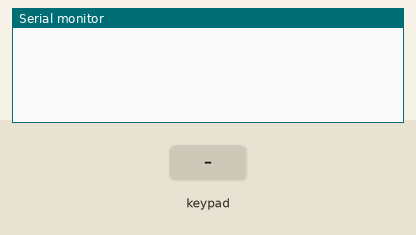
The sketch below on a simulated Arduino Leonardo, built with avr-gcc and run on an emulated ATmega32U4. Parts: the last lines printed to the serial monitor. The inputs (shaded band) are chosen by the test bench. USB keyboard and mouse output is not drawn.

Above: at 1.2 s.
1.3 s: key 'k' pressed
At 2.2 s:
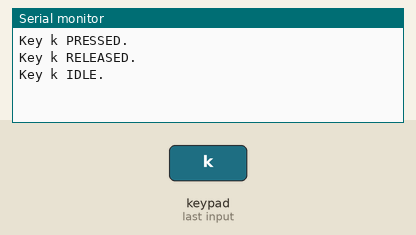
2.9 s: key 'o' pressed
At 4.2 s:
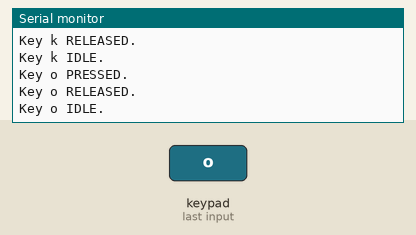
4.5 s: key 'm' pressed
At 5.8 s:
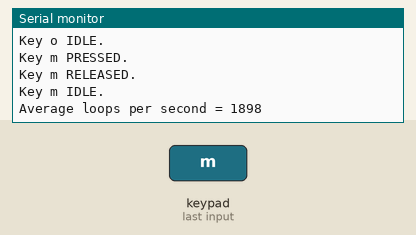
6.1 s: key 'p' pressed
At 7.1 s:
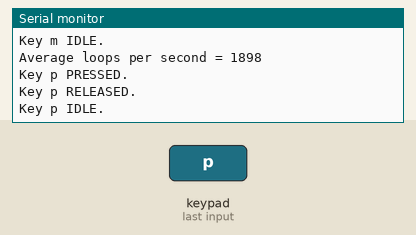

Measured:
- after the input at 1.3 s, the serial monitor: prints a new line at once (image 1)
- after the input at 2.9 s, the serial monitor: prints a new line at once (image 2)
- after the input at 4.5 s, the serial monitor: prints a new line at once (image 3)
- after the input at 6.1 s, the serial monitor: prints a new line at once (image 4)

The sketch:

single_unit_multikey.ino
```cpp
#include "Keyboard.h"
#include <Keypad.h>

const byte ROWS = 2; //four rows
const byte COLS = 2; //three columns
char keys[ROWS][COLS] = {
{'k', 'o'},
{'m','p'}
};
byte rowPins[ROWS] = {6,7}; //connect to the row pinouts of the kpd
byte colPins[COLS] = {4,5}; //connect to the column pinouts of the kpd

Keypad kpd = Keypad( makeKeymap(keys), rowPins, colPins, ROWS, COLS );

unsigned long loopCount;
unsigned long startTime;
String msg;


void setup() {
    Serial.begin(9600);
    loopCount = 0;
    startTime = millis();
    msg = "";
    Keyboard.begin();
}


void loop() {
    loopCount++;
    if ( (millis()-startTime)>5000 ) {
        Serial.print("Average loops per second = ");
        Serial.println(loopCount/5);
        startTime = millis();
        loopCount = 0;
    }

    // Fills kpd.key[ ] array with up-to 10 active keys.
    // Returns true if there are ANY active keys.
    if (kpd.getKeys())
    {
        for (int i=0; i<LIST_MAX; i++)   // Scan the whole key list.
        {
            if ( kpd.key[i].stateChanged )   // Only find keys that have changed state.
            {
                switch (kpd.key[i].kstate) {  // Report active key state : IDLE, PRESSED, HOLD, or RELEASED
                    case PRESSED:
                    msg = " PRESSED.";
                    Keyboard.press(kpd.key[i].kchar);
                break;
                    case HOLD:
                    msg = " HOLD.";
                break;
                    case RELEASED:
                    msg = " RELEASED.";
                    Keyboard.release(kpd.key[i].kchar);
                break;
                    case IDLE:
                    msg = " IDLE.";
                }
                Serial.print("Key ");
                Serial.print(kpd.key[i].kchar);
                Serial.println(msg);
            }
        }
    }
}  // End loop
```
